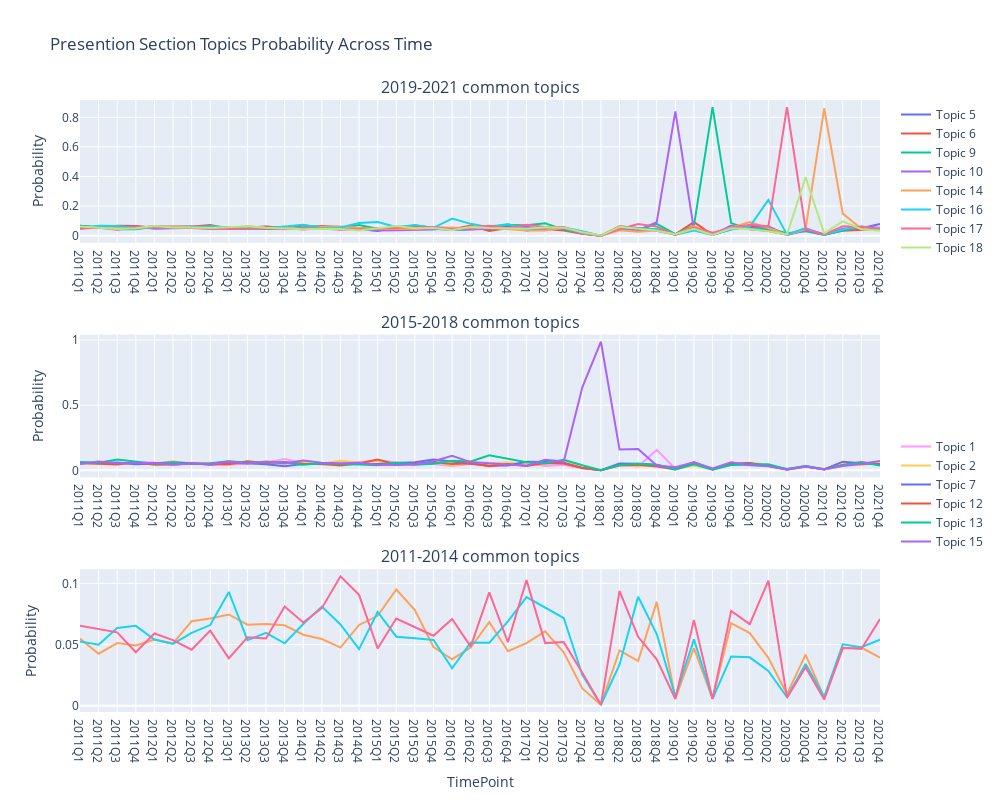

The notebook cell saved with this chart:
### Code cell
import plotly.graph_objects as go
from plotly.subplots import make_subplots
import plotly.figure_factory as ff
td_plot = td.copy()
td_plot["timepoint"] = dtm_df["year_quater"].astype(str)
# td_plot["timepoint"] replace "-" to "Q"
td_plot["timepoint"] = td_plot["timepoint"].str.replace("-", "Q")

fig = make_subplots(
    rows=3, cols=1,
    column_widths=[1],
    row_heights=[2., 2., 2.],
    specs=[
        [{"type": "scatter"}],
        [{"type": "scatter"}],
        [{"type": "scatter"}]
        ], 
    subplot_titles=("2019-2021 common topics", "2015-2018 common topics", "2011-2014 common topics"),
    vertical_spacing=0.15,
    horizontal_spacing=0.1,
        )


# tp 5, 6, 9, 10, 11, 14, 16, 17, 18
recent_list = [4,5,8,9,13,15,16,17] # 10,
for k in recent_list:
    fig.add_trace(go.Scatter(
        x=td_plot["timepoint"].astype(str),
        y=td_plot["topic_{}".format(k + 1)],
        name="Topic {}".format(k + 1),
        legendgroup='1',
        ), row=1, col=1)

# tp 1, 2, 7, 12, 13, 15, 
middle_list = [0,1,6,11,12,14]
for k in middle_list:
    fig.add_trace(go.Scatter(
        x=td_plot["timepoint"].astype(str),
        y=td_plot["topic_{}".format(k + 1)],
        name="Topic {}".format(k + 1), 
        legendgroup='2',
        ), row=2, col=1)

# early stage
# tp 3, 4, 8, 
early_list = [2,3,7]
for k in early_list:
    fig.add_trace(go.Scatter(
        x=td_plot["timepoint"].astype(str),
        y=td_plot["topic_{}".format(k + 1)],
        name="Topic {}".format(k + 1), 
        legendgroup='3',
        ), row=3, col=1)

fig.update_layout(
    height=800, 
    width=1000, 
    title_text="Presention Section Topics Probability Across Time", 
    xaxis3_title = 'TimePoint',
    yaxis1_title = 'Probability',
    yaxis2_title = 'Probability',
    yaxis3_title = 'Probability',
    legend_tracegroupgap = 180,
    # yaxis1_range=[0.0, 1.0],
    # # yaxis2_range=[50, 90],
    # # yaxis3_range=[50, 90]
    )
